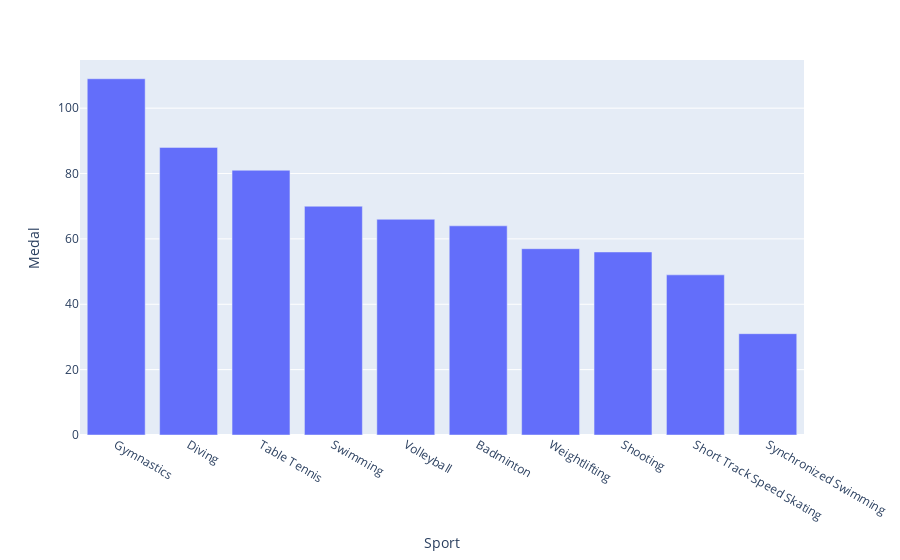

Notebook cell for this chart:
### Code cell
fig = px.bar(df_sports.head(10), x = "Sport", y = "Medal")

fig.show()

### Figure 1 — Plotly figure (JSON) as saved in the notebook; plotly's stock layout.template omitted (floating-point values rounded to 4 significant figures)
{"data": [{"alignmentgroup": "True", "hovertemplate": "Sport=%{x}<br>Medal=%{y}<extra></extra>", "legendgroup": "", "marker": {"color": "#636efa", "pattern": {"shape": ""}}, "name": "", "offsetgroup": "", "orientation": "v", "showlegend": false, "textposition": "auto", "type": "bar", "x": ["Gymnastics", "Diving", "Table Tennis", "Swimming", "Volleyball", "Badminton", "Weightlifting", "Shooting", "Short Track Speed Skating", "Synchronized Swimming"], "xaxis": "x", "y": [109, 88, 81, 70, 66, 64, 57, 56, 49, 31], "yaxis": "y"}], "layout": {"barmode": "relative", "legend": {"tracegroupgap": 0}, "margin": {"t": 60}, "xaxis": {"anchor": "y", "domain": [0, 1], "title": {"text": "Sport"}}, "yaxis": {"anchor": "x", "domain": [0, 1], "title": {"text": "Medal"}}}}
